Frame 1 (no input): blank canvas, image omitted
Frame 60 (the mouse pressed at the canvas centre just before this capture): blank canvas, image omitted
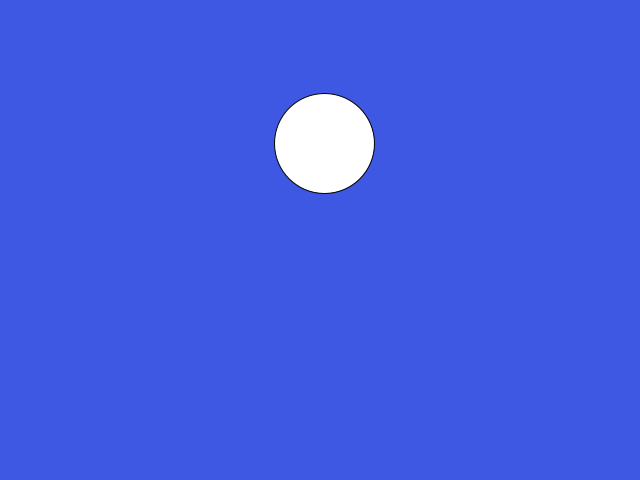
Frame 120 (the mouse held since frame 60 and released just before this capture)

The Processing sketch whose frames 1 and 60 were blank and that drew this single picture after the mouse press (run headless with seeded random() and noise(); from frame 60 on, the mouse is pressed at the canvas centre):

// Processing sketch: globos
// ── globos.pde
class Globo
{
  float x, y,vx,vy;
  Globo (float _x, float _y)
  {
   x=_x;
   y=_y; 
   vx=random(-0.25,0.25);
   vy=random(-2,-0.5);
  }

  void update()
  {
    y+=vy;
    x+=vx;
  }

  void dibujate()
  {
      ellipse(x,y,100,100);
  }
  
}

ArrayList<Globo> globos;


void setup()
{
  size(640,480);
  globos = new ArrayList<Globo>();  
}

void draw()
{
  background(#3E58E3);
  for(int i=0;i<globos.size();i++)
  {
    globos.get(i).update();
    globos.get(i).dibujate();
  }
}

void mousePressed()
{
  globos.add(new Globo(mouseX,mouseY));
}
